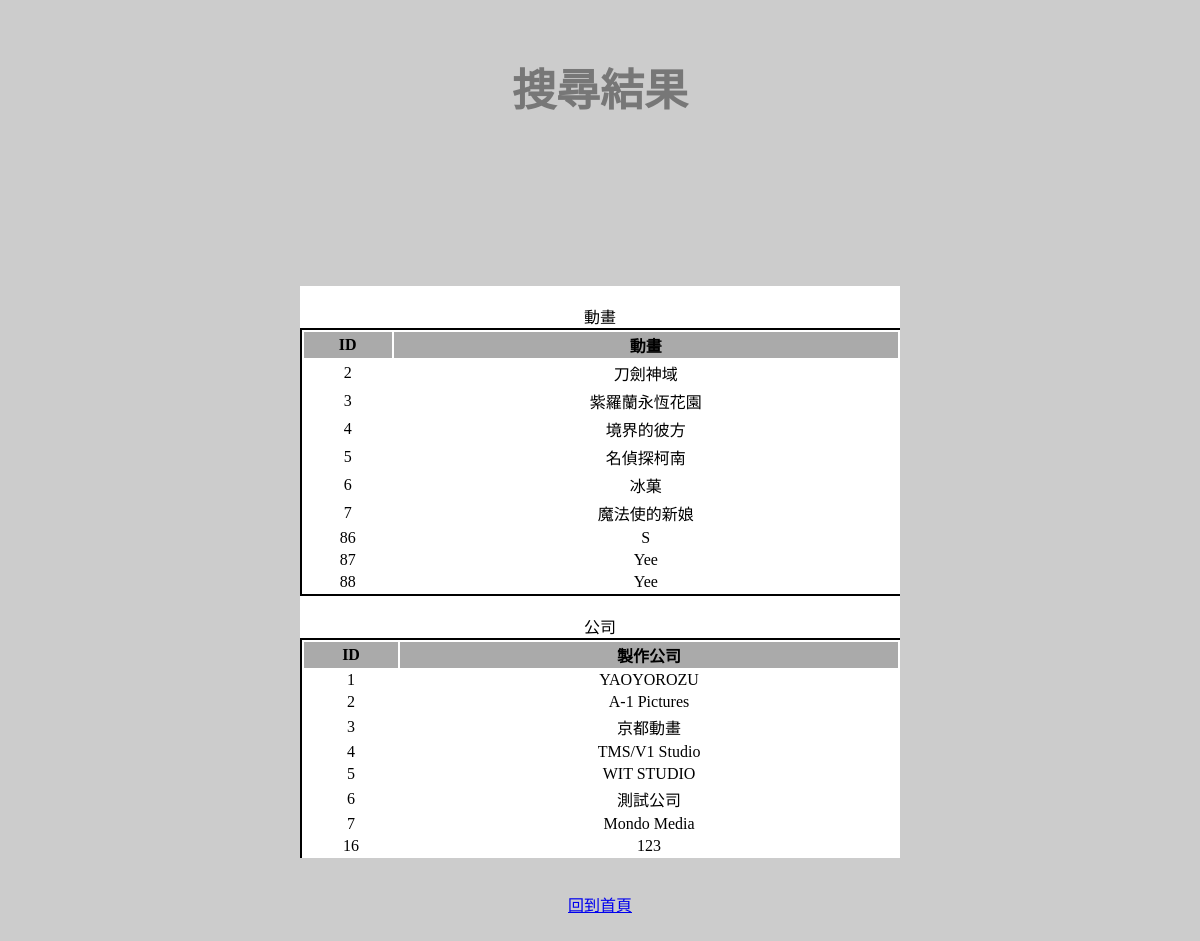
The app's page /searchResult.php, older data.
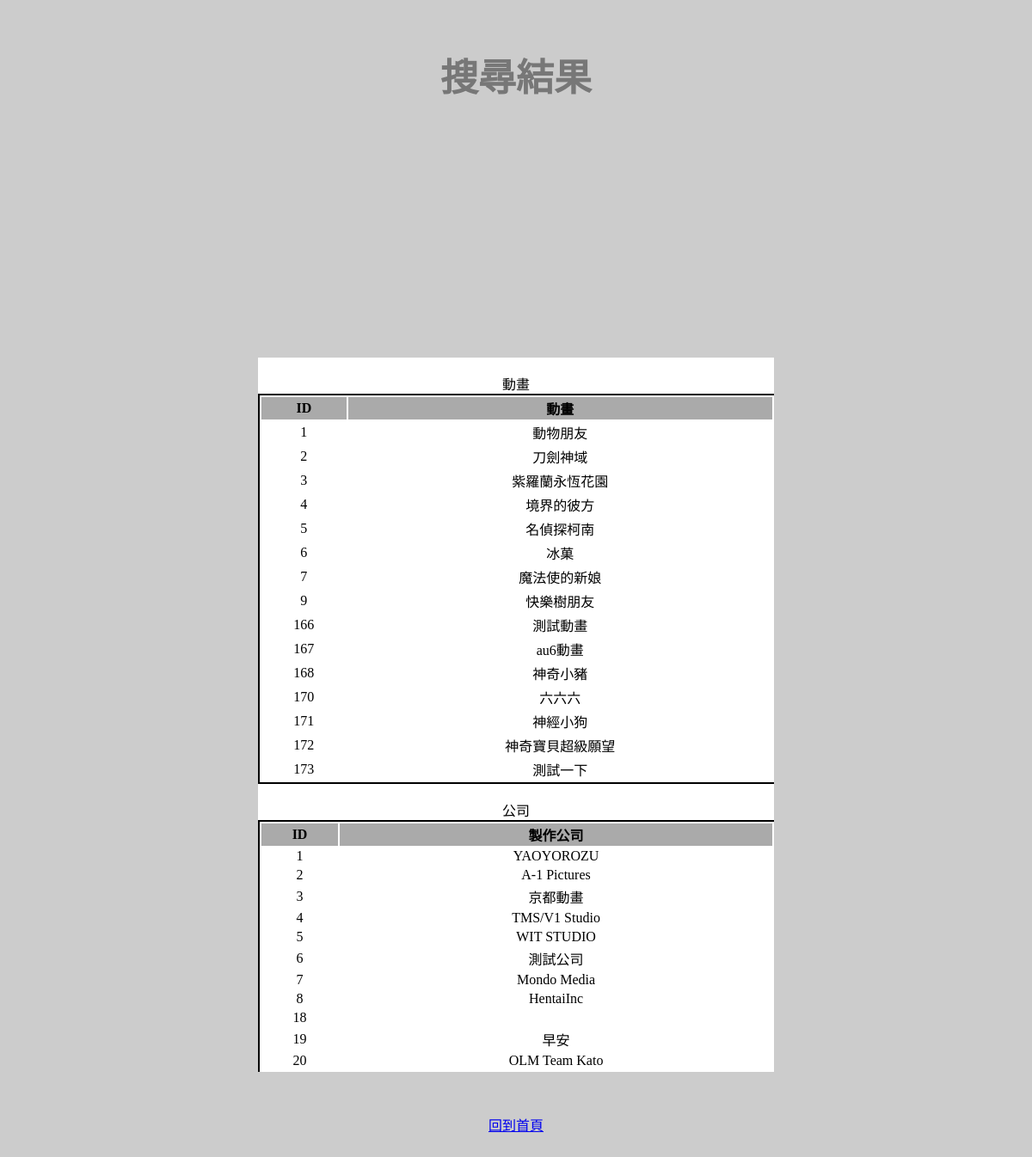
The same page, newer data.
### tables this page shows
CREATE TABLE `anime` (
  `id` int(6) NOT NULL,
  `name` varchar(20) NOT NULL
);

CREATE TABLE `company` (
  `id` int(6) NOT NULL,
  `name` varchar(20) NOT NULL
);

### searchResult.php (the view, shortened to what this page needs)
<html>
<head>
<link rel="stylesheet" href="./style/style.css">
</head>
<body>
<br><h1>搜尋結果</h1>
<a id="search" href="index.php">回到首頁</a><br><br>
<center id="paper">
<?php
$name = $_POST[_name];
echo "<br>動畫<br>";
$sql = "Select * from anime where name like '%".$name."%' order by id";
$result = mysql_query($sql) or die("Error Message:".mysql_error( ));
$main .='<table border="0" cellspacing="0" cellpadding="0" width="396">
         <tr>
			<td class="bodyText">';
$main .='	<table>
			<tr class="title"><td>ID</td> <td>動畫</td></tr>';
		while ( list($a,$b) = mysql_fetch_row($result) ){
			$main .="<tr class='content'><td>$a</td><td>$b </td>";
	}
$main .='</table></td></tr></table>';
$sql = "Select * from company where name like '%".$name."%' order by id";
$result = mysql_query($sql) or die("Error Message:".mysql_error( ));
$main .='<br>公司<br>';
$main .='<table border="0" cellspacing="0" cellpadding="0" width="396">
         <tr>
			<td>';
$main .='	<table>
			<tr class="title"><td>ID</td> <td>製作公司</td></tr>';
		while ( list($a,$b) = mysql_fetch_row($result) ){
			$main .="<tr class='content'><td>$a</td><td>$b </td>";
	}
$main .='</table></td></tr></table>';
echo $main;
?>
</center>
</body>
</html>

### style/style.css (style rules this page uses)
body { background-color: #CCC; font-family: 'Slabo 27px', serif; }
h1 { color: #777; font-size: 44px; text-align: center; }
table { border: 1px solid black; width: 600px; }
#paper { position: absolute; background-color: #fff; height: 50%; width: 50%; top: 50%; left: 50%; transform: translate(-50%, -50%); overflow-y: scroll; }
#search { position: absolute; top: 78%; left: 50%; transform: translate(-50%, 0%); }
.title { font-weight: bold; text-align: center; background-color: #AAA; }
.content { text-align: center; }

Row changes from the older to the newer data that the page shows:
removed anime: id "86", name "S"
removed anime: id "87", name "Yee"
removed anime: id "88", name "Yee"
removed company: id "16", name "123"
added anime: id "1", name "動物朋友"
added anime: id "9", name "快樂樹朋友"
added anime: id "166", name "測試動畫"
added anime: id "167", name "au6動畫"
added anime: id "168", name "神奇小豬"
added anime: id "170", name "六六六"
added anime: id "171", name "神經小狗"
added anime: id "172", name "神奇寶貝超級願望"
added anime: id "173", name "測試一下"
added company: id "8", name "HentaiInc"
added company: id "18"
added company: id "19", name "早安"
added company: id "20", name "OLM Team Kato"
